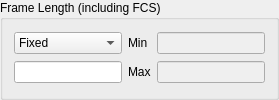
        <widget class="QGroupBox" name="gbFrameLength">
         <property name="title">
          <string>Frame Length (including FCS)</string>
         </property>
         <layout class="QGridLayout">
          <item row="0" column="0">
           <widget class="QComboBox" name="cmbPktLenMode">
            <item>
             <property name="text">
              <string>Fixed</string>
             </property>
            </item>
            <item>
             <property name="text">
              <string>Increment</string>
             </property>
            </item>
            <item>
             <property name="text">
              <string>Decrement</string>
             </property>
            </item>
            <item>
             <property name="text">
              <string>Random</string>
             </property>
            </item>
            <item>
             <property name="text">
              <string>IMIX</string>
             </property>
            </item>
           </widget>
          </item>
          <item row="0" column="1">
           <widget class="QLabel" name="label_18">
            <property name="text">
             <string>Min</string>
            </property>
           </widget>
          </item>
          <item row="0" column="2">
           <widget class="QLineEdit" name="lePktLenMin">
            <property name="enabled">
             <bool>false</bool>
            </property>
            <property name="alignment">
             <set>Qt::AlignRight|Qt::AlignTrailing|Qt::AlignVCenter</set>
            </property>
           </widget>
          </item>
          <item row="1" column="0">
           <widget class="QLineEdit" name="lePktLen">
            <property name="alignment">
             <set>Qt::AlignRight|Qt::AlignTrailing|Qt::AlignVCenter</set>
            </property>
           </widget>
          </item>
          <item row="1" column="1">
           <widget class="QLabel" name="label_19">
            <property name="text">
             <string>Max</string>
            </property>
           </widget>
          </item>
          <item row="1" column="2">
           <widget class="QLineEdit" name="lePktLenMax">
            <property name="enabled">
             <bool>false</bool>
            </property>
            <property name="alignment">
             <set>Qt::AlignRight|Qt::AlignTrailing|Qt::AlignVCenter</set>
            </property>
           </widget>
          </item>
         </layout>
        </widget>
